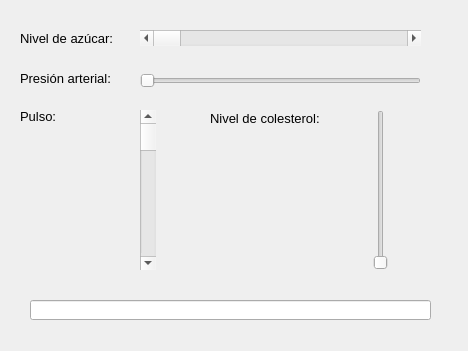
<?xml version="1.0" encoding="UTF-8"?>
<ui version="4.0">
 <class>NivelesDialog</class>
 <widget class="QDialog" name="NivelesDialog">
  <property name="geometry">
   <rect>
    <x>0</x>
    <y>0</y>
    <width>468</width>
    <height>351</height>
   </rect>
  </property>
  <property name="windowTitle">
   <string>Niveles</string>
  </property>
  <widget class="QLabel" name="lbl_nivel_azucar">
   <property name="geometry">
    <rect>
     <x>20</x>
     <y>30</y>
     <width>101</width>
     <height>16</height>
    </rect>
   </property>
   <property name="font">
    <font>
     <pointsize>10</pointsize>
    </font>
   </property>
   <property name="text">
    <string>Nivel de azúcar:</string>
   </property>
  </widget>
  <widget class="QScrollBar" name="hsb_nivel_azucar">
   <property name="geometry">
    <rect>
     <x>140</x>
     <y>30</y>
     <width>281</width>
     <height>16</height>
    </rect>
   </property>
   <property name="orientation">
    <enum>Qt::Horizontal</enum>
   </property>
  </widget>
  <widget class="QLabel" name="lbl_presion_arterial">
   <property name="geometry">
    <rect>
     <x>20</x>
     <y>70</y>
     <width>111</width>
     <height>16</height>
    </rect>
   </property>
   <property name="font">
    <font>
     <pointsize>10</pointsize>
    </font>
   </property>
   <property name="text">
    <string>Presión arterial:</string>
   </property>
  </widget>
  <widget class="QSlider" name="hsd_presion_arterial">
   <property name="geometry">
    <rect>
     <x>140</x>
     <y>70</y>
     <width>281</width>
     <height>22</height>
    </rect>
   </property>
   <property name="orientation">
    <enum>Qt::Horizontal</enum>
   </property>
  </widget>
  <widget class="QLabel" name="lbl_pulso">
   <property name="geometry">
    <rect>
     <x>20</x>
     <y>110</y>
     <width>47</width>
     <height>13</height>
    </rect>
   </property>
   <property name="font">
    <font>
     <pointsize>10</pointsize>
    </font>
   </property>
   <property name="text">
    <string>Pulso:</string>
   </property>
  </widget>
  <widget class="QScrollBar" name="vsb_pulso">
   <property name="geometry">
    <rect>
     <x>140</x>
     <y>110</y>
     <width>16</width>
     <height>160</height>
    </rect>
   </property>
   <property name="orientation">
    <enum>Qt::Vertical</enum>
   </property>
  </widget>
  <widget class="QLabel" name="lbl_nivel_colesterol">
   <property name="geometry">
    <rect>
     <x>210</x>
     <y>110</y>
     <width>121</width>
     <height>16</height>
    </rect>
   </property>
   <property name="font">
    <font>
     <pointsize>10</pointsize>
    </font>
   </property>
   <property name="text">
    <string>Nivel de colesterol:</string>
   </property>
  </widget>
  <widget class="QSlider" name="vsd_nivel_colesterol">
   <property name="geometry">
    <rect>
     <x>370</x>
     <y>110</y>
     <width>22</width>
     <height>160</height>
    </rect>
   </property>
   <property name="orientation">
    <enum>Qt::Vertical</enum>
   </property>
  </widget>
  <widget class="QLineEdit" name="txt_resultado">
   <property name="geometry">
    <rect>
     <x>30</x>
     <y>300</y>
     <width>401</width>
     <height>20</height>
    </rect>
   </property>
   <property name="font">
    <font>
     <pointsize>10</pointsize>
    </font>
   </property>
   <property name="readOnly">
    <bool>true</bool>
   </property>
  </widget>
 </widget>
 <resources/>
 <connections/>
</ui>
